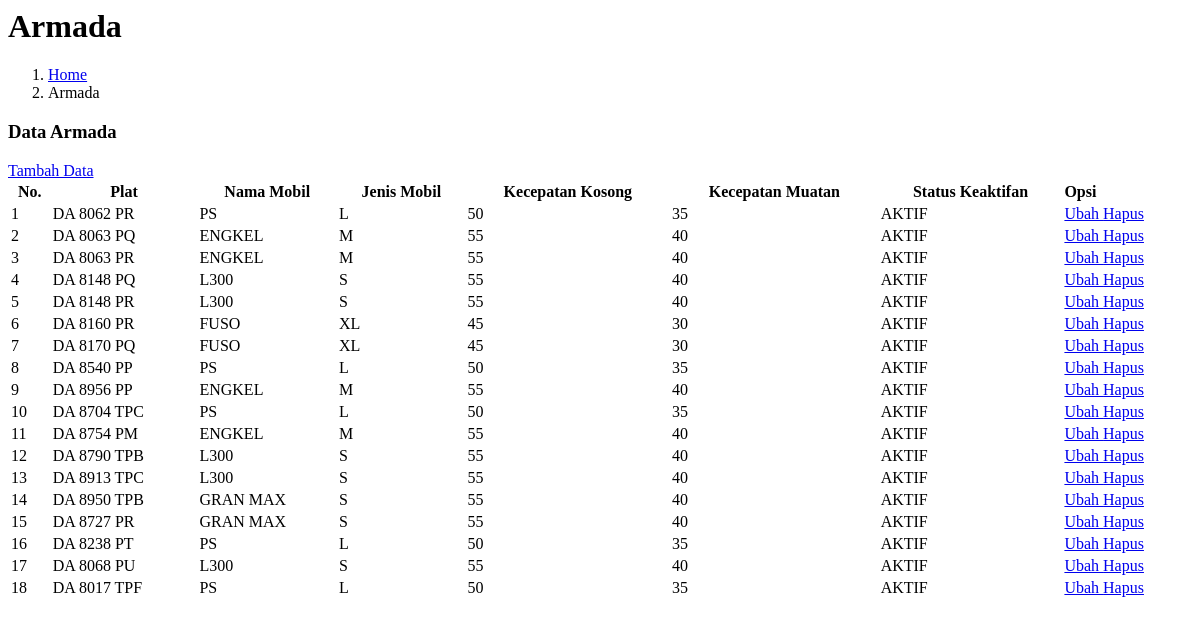
Page /pages/admin/armada/armadaread.php on the earlier database version.
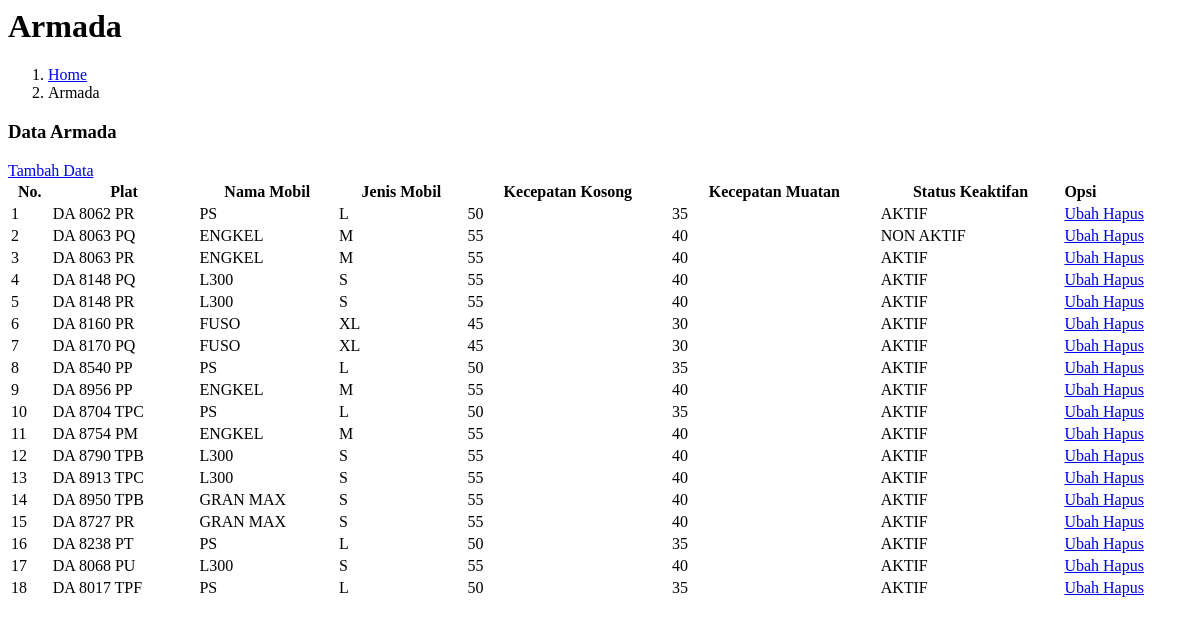
Same page on the later database version.
### tables this page shows
CREATE TABLE `armada` (
  `id` int(4) NOT NULL,
  `plat` varchar(11) NOT NULL,
  `nama_mobil` varchar(15) NOT NULL,
  `jenis_mobil` varchar(15) NOT NULL,
  `kecepatan_kosong` int(3) NOT NULL,
  `kecepatan_muatan` int(3) NOT NULL,
  `rasio_jarak` float NOT NULL,
  `rasio_persentase` float NOT NULL,
  `rasio_armada` float NOT NULL,
  `rasio_armada2` float NOT NULL,
  `tanggal_registrasi` datetime NOT NULL DEFAULT current_timestamp(),
  `tanggal_update_data` timestamp NULL DEFAULT current_timestamp() ON UPDATE current_timestamp(),
  `status_keaktifan` enum('AKTIF','NON AKTIF') NOT NULL DEFAULT 'AKTIF'
);

### pages/admin/armada/armadaread.php (the view, shortened to what this page needs)
<?php include_once "partials/cssdatatables.php" ?>
<div class="content-header">
    <div class="container-fluid">
        <div class="row mb-2">
            <div class="col-sm-6">
                <h1 class="m-0">Armada</h1>
            </div>
            <div class="col-sm-6">
                <ol class="breadcrumb float-sm-right">
                    <li class="breadcrumb-item"><a href="./">Home</a></li>
                    <li class="breadcrumb-item active">Armada</li>
                </ol>
            </div>
        </div>
    </div>
</div>
<div class="content">
    <div class="card">
        <div class="card-header">
            <h3 class="card-title">Data Armada</h3>
            <a href="?page=armadacreate" class="btn btn-success btn-sm float-right">
                <i class="fa fa-plus-circle"></i> Tambah Data
            </a>
        </div>
        <div class="card-body">
            <table id="mytable" class="table table-bordered" style="white-space: nowrap; background-color: white; width: 100%">
                <thead>
                    <tr>
                        <th>No.</th>
                        <th>Plat</th>
                        <th>Nama Mobil</th>
                        <th>Jenis Mobil</th>
                        <th>Kecepatan Kosong</th>
                        <th>Kecepatan Muatan</th>
                        <th>Status Keaktifan</th>
                        <th style="display: flex;">Opsi</th>
                    </tr>
                </thead>
                <tbody>
                    <?php
                    $database = new Database;
                    $db = $database->getConnection();
                    $selectsql = 'SELECT * FROM armada';
                    $stmt = $db->prepare($selectsql);
                    $stmt->execute();
                    $no = 1;
                    while ($row = $stmt->fetch(PDO::FETCH_ASSOC)) {
                    ?>
                        <tr>
                            <td><?= $no++ ?></td>
                            <td><?= $row['plat'] ?></td>
                            <td><?= $row['nama_mobil'] ?></td>
                            <td><?= $row['jenis_mobil'] ?></td>
                            <td><?= $row['kecepatan_kosong'] ?></td>
                            <td><?= $row['kecepatan_muatan'] ?></td>
                            <td><?= $row['status_keaktifan'] ?></td>
                            <td>
                                <a href="?page=armadaupdate&id=<?= $row['id']; ?>" class="btn btn-primary btn-sm mr-1">
                                    <i class="fa fa-edit"></i> Ubah
                                </a>
                                <a href="?page=armadadelete&id=<?= $row['id']; ?>" class="btn btn-danger btn-sm mr-1" id='deletearmada'>
                                    <i class="fa fa-trash"></i> Hapus
                                </a>
                            </td>
                        </tr>
                    <?php } ?>
                </tbody>
            </table>
        </div>
    </div>
</div>

### partials/cssdatatables.php
<link rel="stylesheet" href="./plugins/datatables-bs4/css/dataTables.bootstrap4.min.css">
<link rel="stylesheet" href="./plugins/datatables-responsive/css/responsive.bootstrap4.min.css">
<link rel="stylesheet" href="./plugins/datatables-buttons/css/buttons.bootstrap4.min.css">
<link rel="stylesheet" href="./plugins/datatables-fixedcolumns/css/fixedColumns.bootstrap4.min.css">
<link rel="stylesheet" href="./plugins/sweetalert2/sweetalert2.min.css">

Differences in the rows shown:
changed armada "DA 8063 PQ": status_keaktifan "AKTIF" → "NON AKTIF"
